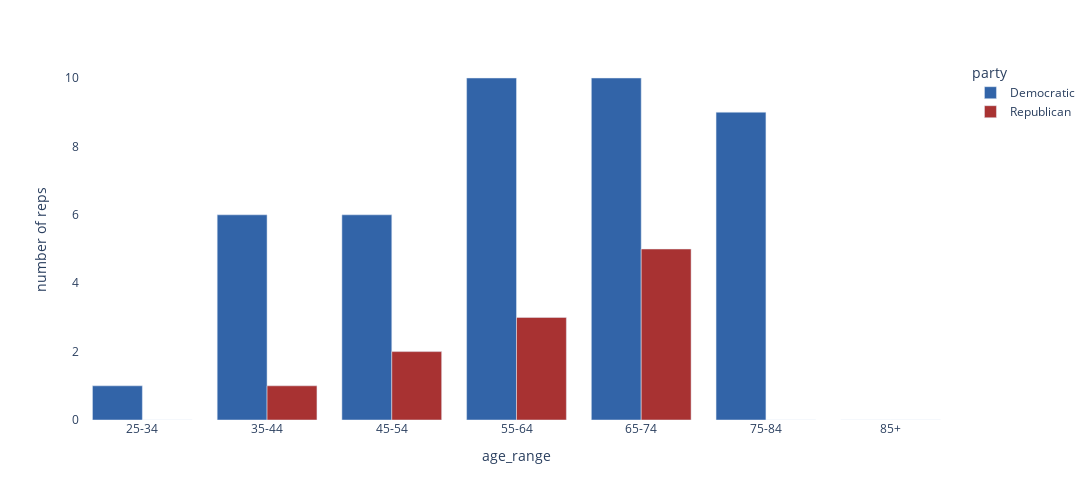

The notebook cell saved with this chart:
### Code cell
make_figure('California')

### Figure 1 — Plotly figure (JSON) as saved in the notebook; plotly's stock layout.template omitted (floating-point values rounded to 4 significant figures)
{"data": [{"alignmentgroup": "True", "hovertemplate": "party=Democratic<br>age_range=%{x}<br>number of reps=%{y}<extra></extra>", "legendgroup": "Democratic", "marker": {"color": "#3264A8", "pattern": {"shape": ""}}, "name": "Democratic", "offsetgroup": "Democratic", "orientation": "v", "showlegend": true, "textposition": "auto", "type": "bar", "x": ["25-34", "35-44", "45-54", "55-64", "65-74", "75-84", "85+"], "xaxis": "x", "y": [1, 6, 6, 10, 10, 9, 0], "yaxis": "y"}, {"alignmentgroup": "True", "hovertemplate": "party=Republican<br>age_range=%{x}<br>number of reps=%{y}<extra></extra>", "legendgroup": "Republican", "marker": {"color": "#A83232", "pattern": {"shape": ""}}, "name": "Republican", "offsetgroup": "Republican", "orientation": "v", "showlegend": true, "textposition": "auto", "type": "bar", "x": ["25-34", "35-44", "45-54", "55-64", "65-74", "75-84", "85+"], "xaxis": "x", "y": [0, 1, 2, 3, 5, 0, 0], "yaxis": "y"}], "layout": {"barmode": "group", "height": 500, "legend": {"title": {"text": "party"}, "tracegroupgap": 0}, "margin": {"t": 60}, "paper_bgcolor": "rgba(0, 0, 0, 0)", "plot_bgcolor": "rgba(0, 0, 0, 0)", "width": 1200, "xaxis": {"anchor": "y", "autorange": true, "domain": [0, 1], "range": [-0.5, 6.5], "title": {"text": "age_range"}, "type": "category"}, "yaxis": {"anchor": "x", "autorange": true, "domain": [0, 1], "range": [0, 10.53], "title": {"text": "number of reps"}, "type": "linear"}}}
